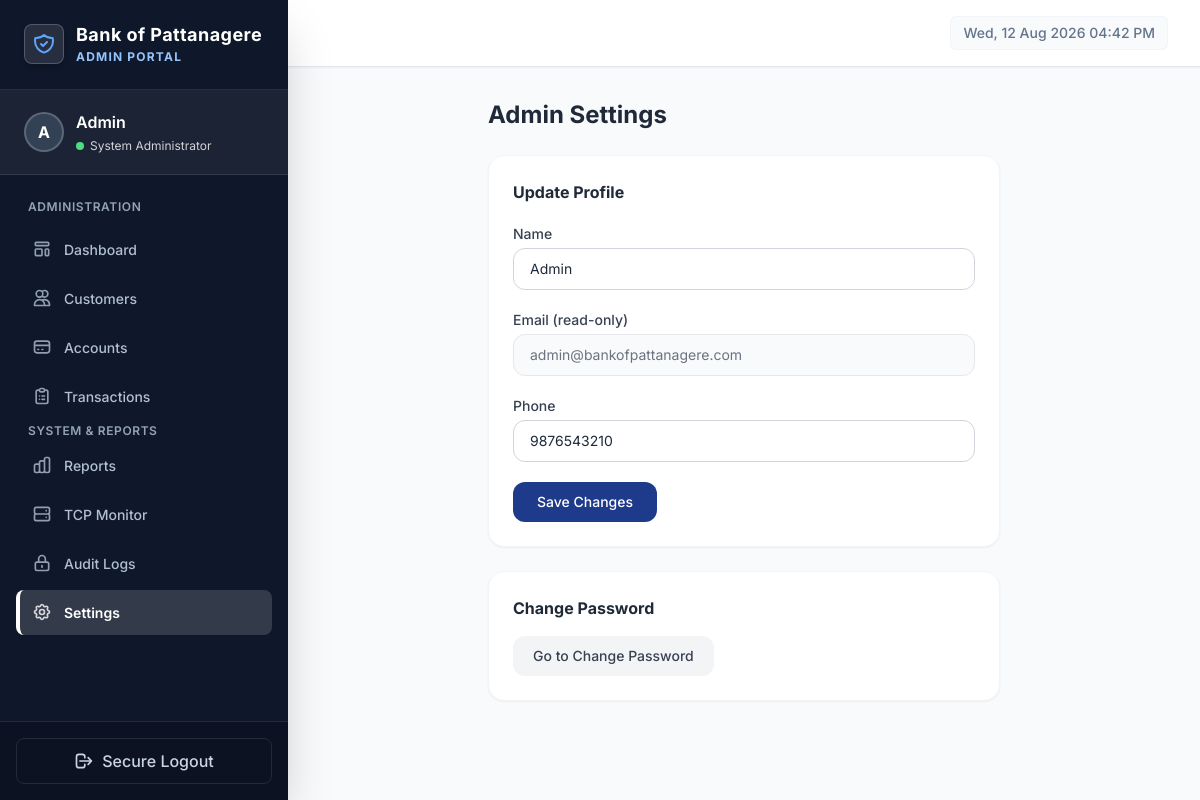
The app's page /admin/settings (signed in) with its own data.
### models.py (models this page shows, shortened)
class User(UserMixin, db.Model):
    __tablename__ = 'users'
    id = db.Column(db.Integer, primary_key=True)
    name = db.Column(db.String(100), nullable=False)
    email = db.Column(db.String(120), unique=True, nullable=False)
    phone = db.Column(db.String(15), nullable=False)
    password_hash = db.Column(db.String(256), nullable=False)
    role = db.Column(db.String(20), nullable=False, default='customer')  # 'customer' or 'admin'
    address = db.Column(db.Text, default='')
    security_question = db.Column(db.String(200), default='')
    security_answer_hash = db.Column(db.String(256), default='')
    failed_login_attempts = db.Column(db.Integer, default=0)
    locked_until = db.Column(db.DateTime, nullable=True)
    transaction_pin_hash = db.Column(db.String(256), nullable=True)
    failed_pin_attempts = db.Column(db.Integer, default=0)
    pin_locked_until = db.Column(db.DateTime, nullable=True)
    has_default_pin = db.Column(db.Boolean, default=False)
    created_at = db.Column(db.DateTime, default=datetime.utcnow)
    account = db.relationship('Account', backref='user', uselist=False, lazy=True)
    beneficiaries = db.relationship('Beneficiary', backref='user', lazy=True)
    notifications = db.relationship('Notification', backref='user', lazy=True,
                                    order_by='Notification.created_at.desc()')
    logs = db.relationship('Log', backref='user', lazy=True)

### routes/admin.py (the view)
@admin_bp.route('/settings', methods=['GET', 'POST'])
@admin_required
def settings():
    if request.method == 'POST':
        current_user.name = request.form.get('name', current_user.name).strip()
        current_user.phone = request.form.get('phone', current_user.phone).strip()
        db.session.commit()
        flash('Settings updated.', 'success')
        return redirect(url_for('admin.settings'))
    return render_template('admin/settings.html')

### routes/admin.py (called while the page is built)
def admin_required(f):
    @wraps(f)
    @login_required
    def decorated_function(*args, **kwargs):
        if current_user.role != 'admin':
            flash('Access denied. Admin accounts only.', 'error')
            return redirect(url_for('auth.login'))
        return f(*args, **kwargs)
    return decorated_function

### templates/admin/settings.html (shortened to what this page needs)
{% extends 'base_admin.html' %}
{% block content %}
<div class="max-w-lg mx-auto">
    <h1 class="text-2xl font-bold text-gray-800 mb-6">Admin Settings</h1>
    <div class="bg-white rounded-2xl border border-gray-100 shadow-sm p-6 mb-6">
        <h2 class="text-base font-bold text-gray-800 mb-4">Update Profile</h2>
        <form method="POST" action="{{ url_for('admin.settings') }}" class="space-y-5">
            <div>
                <label class="block text-sm font-medium text-gray-700 mb-1">Name</label>
                <input type="text" name="name" value="{{ current_user.name }}" required class="w-full px-4 py-2.5 border border-gray-300 rounded-xl focus:ring-2 focus:ring-primary/30 focus:border-primary outline-none text-sm">
            </div>
            <div>
                <label class="block text-sm font-medium text-gray-700 mb-1">Email (read-only)</label>
                <input type="email" value="{{ current_user.email }}" disabled class="w-full px-4 py-2.5 bg-gray-50 border border-gray-200 rounded-xl text-sm text-gray-500">
            </div>
            <div>
                <label class="block text-sm font-medium text-gray-700 mb-1">Phone</label>
                <input type="tel" name="phone" value="{{ current_user.phone }}" class="w-full px-4 py-2.5 border border-gray-300 rounded-xl focus:ring-2 focus:ring-primary/30 focus:border-primary outline-none text-sm">
            </div>
            <button type="submit" class="px-6 py-2.5 bg-primary hover:bg-primary-dark text-white text-sm font-medium rounded-xl transition-colors">Save Changes</button>
        </form>
    </div>
    <div class="bg-white rounded-2xl border border-gray-100 shadow-sm p-6">
        <h2 class="text-base font-bold text-gray-800 mb-4">Change Password</h2>
        <a href="{{ url_for('auth.change_password') }}" class="px-5 py-2.5 bg-gray-100 hover:bg-gray-200 text-gray-700 text-sm font-medium rounded-xl transition-colors inline-block">Go to Change Password</a>
    </div>
</div>
{% endblock %}

### templates/base_admin.html (shortened to what this page needs)
<!DOCTYPE html>
<html lang="en">
<head>
    <script src="https://cdn.tailwindcss.com"></script>
    <link rel="stylesheet" href="{{ url_for('static', filename='css/custom.css') }}">
</head>
<body class="font-sans bg-gray-bg text-slate-800">
    <div class="flex h-screen overflow-hidden">
        <aside id="sidebar" class="fixed inset-y-0 left-0 z-30 w-72 bg-primary-dark transform -translate-x-full lg:translate-x-0 transition-transform duration-300 ease-in-out flex flex-col shadow-2xl">
            <div class="flex items-center gap-3 px-6 py-6 border-b border-white/10">
                <div class="w-10 h-10 bg-white/10 border border-white/20 rounded-lg flex items-center justify-center flex-shrink-0 shadow-md">
                </div>
                <div>
                    <h1 class="text-white font-bold text-lg leading-tight tracking-wide">Bank of Pattanagere</h1>
                    <p class="text-blue-300 text-xs font-bold tracking-widest uppercase mt-0.5">Admin Portal</p>
                </div>
            </div>
            <div class="px-6 py-5 border-b border-white/10 bg-white/5">
                <div class="flex items-center gap-3">
                    <div class="w-10 h-10 bg-slate-700 rounded-full flex items-center justify-center text-white font-bold border-2 border-white/20">
                        {{ current_user.name[0] }}
                    </div>
                    <div class="overflow-hidden">
                        <p class="text-white font-semibold truncate">{{ current_user.name }}</p>
                        <div class="flex items-center gap-1.5 mt-1">
                            <span class="w-2 h-2 rounded-full bg-green-400"></span>
                            <span class="text-xs text-white/80">System Administrator</span>
                        </div>
                    </div>
                </div>
            </div>
            <nav class="flex-1 px-4 py-6 space-y-1 overflow-y-auto sidebar-scroll">
                <div class="text-xs font-semibold text-slate-400 uppercase tracking-wider mb-3 px-3">Administration</div>
                <a href="{{ url_for('admin.dashboard') }}" class="sidebar-link-admin {% if request.endpoint == 'admin.dashboard' %}active{% endif %}">
                    <span>Dashboard</span>
                </a>
                <a href="{{ url_for('admin.customers') }}" class="sidebar-link-admin {% if request.endpoint in ['admin.customers', 'admin.edit_customer'] %}active{% endif %}">
                    <svg class="w-5 h-5 opacity-80" fill="none" stroke="currentColor" viewBox="0 0 24 24"><path stroke-linecap="round" stroke-linejoin="round" stroke-width="2" d="M12 4.354a4 4 0 110 5.292M15 21H3v-1a6 6 0 0112 0v1zm0 0h6v-1a6 6 0 00-9-5.197M13 7a4 4 0 11-8 0 4 4 0 018 0z"/></svg>
                    <span>Customers</span>
                </a>
                <a href="{{ url_for('admin.accounts') }}" class="sidebar-link-admin {% if request.endpoint == 'admin.accounts' %}active{% endif %}">
                    <svg class="w-5 h-5 opacity-80" fill="none" stroke="currentColor" viewBox="0 0 24 24"><path stroke-linecap="round" stroke-linejoin="round" stroke-width="2" d="M3 10h18M7 15h1m4 0h1m-7 4h12a3 3 0 003-3V8a3 3 0 00-3-3H6a3 3 0 00-3 3v8a3 3 0 003 3z"/></svg>
                    <span>Accounts</span>
                </a>
                <a href="{{ url_for('admin.transactions') }}" class="sidebar-link-admin {% if request.endpoint == 'admin.transactions' %}active{% endif %}">
                    <span>Transactions</span>
                </a>
                <div class="text-xs font-semibold text-slate-400 uppercase tracking-wider mb-3 mt-6 px-3">System & Reports</div>
                <a href="{{ url_for('admin.reports') }}" class="sidebar-link-admin {% if request.endpoint == 'admin.reports' %}active{% endif %}">
                    <span>Reports</span>
                </a>
                <a href="{{ url_for('admin.tcp_monitor') }}" class="sidebar-link-admin {% if request.endpoint == 'admin.tcp_monitor' %}active{% endif %}">
                    <svg class="w-5 h-5 opacity-80" fill="none" stroke="currentColor" viewBox="0 0 24 24"><path stroke-linecap="round" stroke-linejoin="round" stroke-width="2" d="M5 12h14M5 12a2 2 0 01-2-2V6a2 2 0 012-2h14a2 2 0 012 2v4a2 2 0 01-2 2M5 12a2 2 0 00-2 2v4a2 2 0 002 2h14a2 2 0 002-2v-4a2 2 0 00-2-2m-2-4h.01M17 16h.01"/></svg>
                    <span>TCP Monitor</span>
                </a>
                <a href="{{ url_for('admin.audit_logs') }}" class="sidebar-link-admin {% if request.endpoint == 'admin.audit_logs' %}active{% endif %}">
                    <svg class="w-5 h-5 opacity-80" fill="none" stroke="currentColor" viewBox="0 0 24 24"><path stroke-linecap="round" stroke-linejoin="round" stroke-width="2" d="M12 15v2m-6 4h12a2 2 0 002-2v-6a2 2 0 00-2-2H6a2 2 0 00-2 2v6a2 2 0 002 2zm10-10V7a4 4 0 00-8 0v4h8z"/></svg>
                    <span>Audit Logs</span>
                </a>
                <a href="{{ url_for('admin.settings') }}" class="sidebar-link-admin {% if request.endpoint == 'admin.settings' %}active{% endif %}">
                    <span>Settings</span>
                </a>
            </nav>
            <div class="p-4 border-t border-white/10 bg-black/20">
                <a href="{{ url_for('auth.logout') }}" class="flex items-center justify-center gap-2 w-full py-2.5 px-4 rounded-lg text-slate-300 font-medium hover:bg-white/10 hover:text-white transition-colors border border-white/10">
                    <svg class="w-5 h-5" fill="none" stroke="currentColor" viewBox="0 0 24 24"><path stroke-linecap="round" stroke-linejoin="round" stroke-width="2" d="M17 16l4-4m0 0l-4-4m4 4H7m6 4v1a3 3 0 01-3 3H6a3 3 0 01-3-3V7a3 3 0 013-3h4a3 3 0 013 3v1"/></svg>
                    <span>Secure Logout</span>
                </a>
            </div>
        </aside>
        <div class="flex-1 lg:ml-72 flex flex-col overflow-hidden">
            <header class="bg-white border-b border-slate-200 px-4 sm:px-8 py-4 flex items-center justify-between sticky top-0 z-10 shadow-sm">
                <div class="flex items-center gap-5 ml-auto">
                    <div class="hidden md:block text-sm text-slate-500 font-medium bg-slate-50 px-3 py-1.5 rounded-md border border-slate-100">
                        <span id="current-datetime"></span>
                    </div>
                </div>
            </header>
            <main class="flex-1 overflow-y-auto p-4 sm:p-8 bg-gray-bg">
                <div class="max-w-7xl mx-auto">
                    {% block content %}{% endblock %}
                </div>
            </main>
        </div>
    </div>
</body>
</html>

### static/css/custom.css (style rules this page uses)
.sidebar-link, .sidebar-link-admin { display: flex; align-items: center; gap: 0.75rem; padding: 0.75rem 1rem; border-radius: 0.5rem; color: rgba(219, 234, 254, 0.8); font-size: 0.875rem; font-weight: 500; transition: all 0.2s ease; text-decoration: none; margin-bottom: 0.25rem; }
.sidebar-link.active, .sidebar-link-admin.active { background-color: rgba(255, 255, 255, 0.15); color: white; font-weight: 600; border-left: 4px solid #fff; padding-left: calc(1rem - 4px); }

### records on screen
User: name "A", name "Admin", email "admin@bankofpattanagere.com", phone "9876543210"
